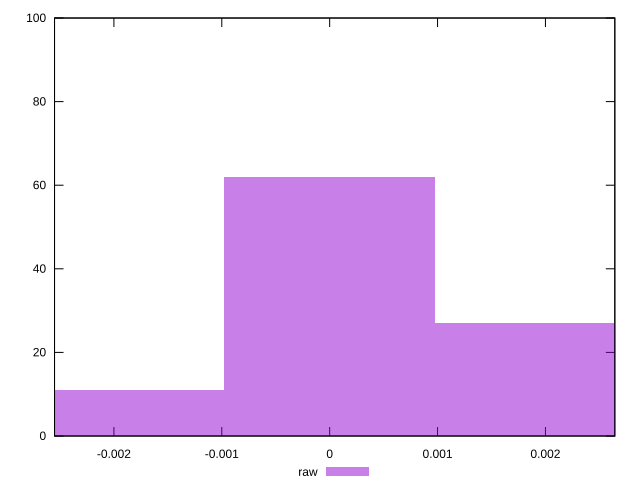

Source code (gnuplot):
reset

$raw <<EOF
0 62
0.0019614798092532676 27
-0.0019614798092532676 11
EOF

set key outside below
set boxwidth 0.0019614798092532676
set xrange [-0.0025504190984783483:0.002643158889091682]
set yrange [0:100]
set trange [0:100]
set style fill transparent solid 0.5 noborder
set terminal svg size 640, 490 enhanced background rgb 'white'
set output "reprap/meta/pScore-difference/samples/pages+cached/raw/histogram.svg"

plot $raw title "raw" with boxes

reset
